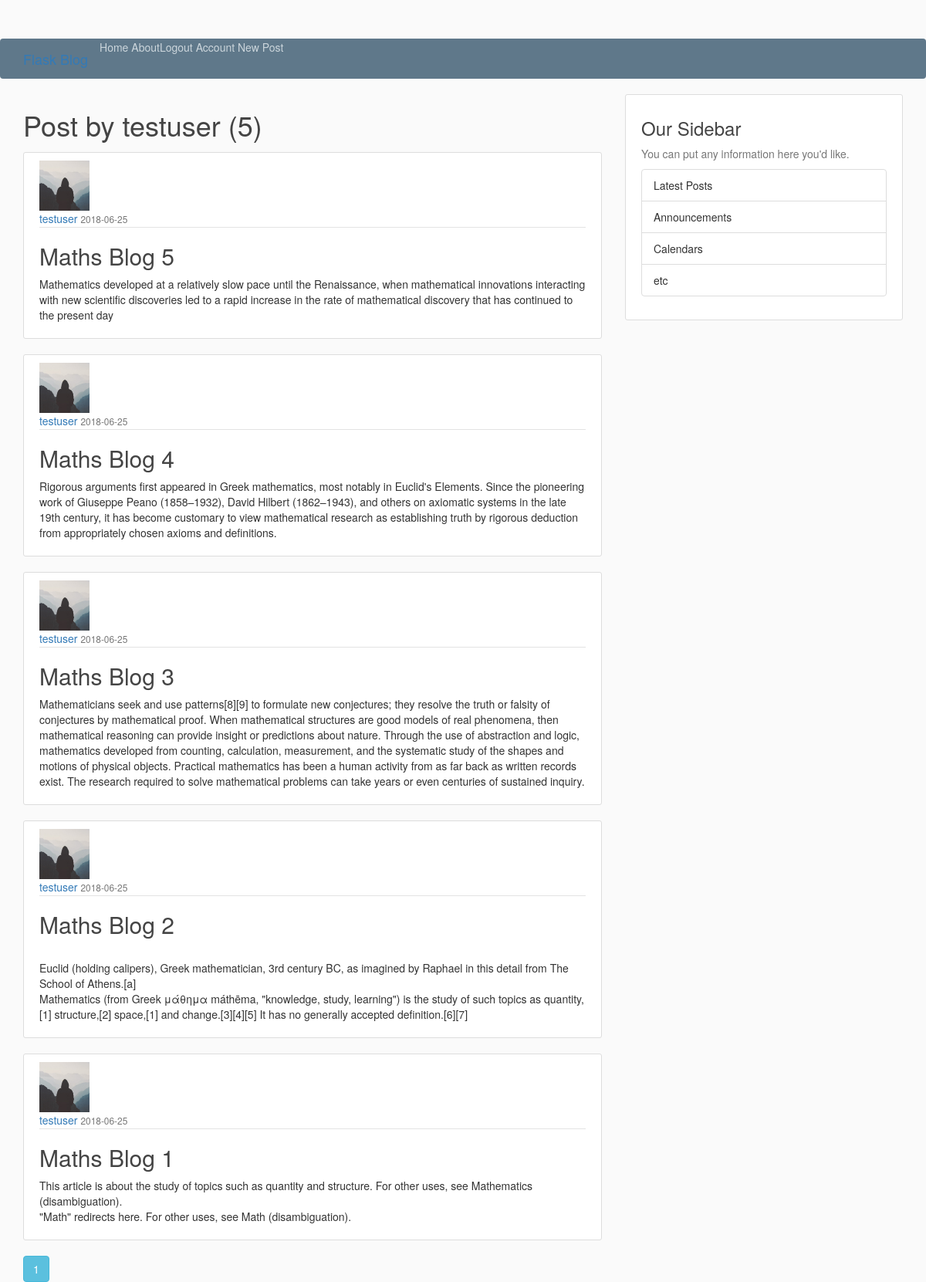
The app's page /user/testuser (signed in) with its own data.
### app/models.py (models this page shows, shortened)
class User(db.Model,UserMixin):
	id = db.Column(db.Integer , primary_key = True)
	username = db.Column(db.String(20), unique = True , nullable = False)
	email = db.Column(db.String(100), unique = True , nullable = False)
	image_file = db.Column(db.String(20), default= 'default.jpg', nullable = False)
	password = db.Column(db.String(60), nullable = False)
	posts = db.relationship('Post', backref='author', lazy=True)

class Post(db.Model):
	id = db.Column(db.Integer , primary_key = True)
	title = db.Column(db.String(100),  nullable = False)
	content = db.Column(db.Text, nullable= False)
	date_posted = db.Column(db.DateTime, nullable=False,default=datetime.utcnow)
	user_id = db.Column(db.Integer, db.ForeignKey('user.id'), nullable=False)

### app/routes.py (the view)
@app.route("/user/<string:username>")
def user_posts(username):
	page = request.args.get('page',1,type=int)
	user = User.query.filter_by(username=username).first_or_404()
	posts = Post.query.filter_by(author=user)\
								.order_by(Post.date_posted.desc())\
								.paginate(page=page , per_page = 5)
	return render_template("user_post.html",posts = posts , user=user)

### app/models.py (called while the page is built)
@login_manager.user_loader
def login_user(user_id):
	return User.query.get(int(user_id))

### app/templates/user_post.html
{% extends "index.html" %}
{% block content %}
	<h1> Post by {{user.username}} ({{posts.total}}) </h1>
	{% for post in posts.items %}
	<article class="media content-section">
		<img src="{{url_for('static', filename = 'profile/'+ post.author.image_file)}}" class = "rounded-circle article-img" alt="">
	  <div class="media-body">
	    <div class="article-metadata">
	      <a class="mr-2" href="{{ url_for('user_posts' , username = post.author.username) }}">{{ post.author.username }}</a>
	      <small class="text-muted">{{ post.date_posted.strftime('%Y-%m-%d') }}</small>
	    </div>
		    <h2><a class="article-title" href="{{ url_for('post', post_id = post.id) }}">{{ post.title }}</a></h2>
		    <p class="article-content">{{ post.content }}</p>
	  </div>
</article>
	{% endfor %}
 	{% for page_num in posts.iter_pages(left_edge= 1,right_edge =1,
 										left_current = 1 , right_current = 2) %}
	 	{% if page_num %}
	 		{% if posts.page == page_num %}
	 			<a class= "btn btn-info mb2"
	 			href="{{ url_for('user_posts' ,username = user.username ,page=page_num ) }}">{{ page_num }}</a>
	 		{% else %}
		 		<a class= "btn btn-outline-info mb2"
		 			href="{{ url_for('user_posts' ,username = user.username, page=page_num ) }}">{{ page_num }}</a>
	 		{% endif %}
	 	{% else %}
	 	....
	 	{% endif %}
 	{% endfor %}
{% endblock %}

### app/static/main.css (style rules this page uses)
body { background: #fafafa; color: #333333; margin-top: 5rem; }
h1, h2, h3, h4, h5, h6 { color: #444444; }
.content-section { background: #ffffff; padding: 10px 20px; border: 1px solid #dddddd; border-radius: 3px; margin-bottom: 20px; }
.article-title { color: #444444; }
.article-content { white-space: pre-line; }
.article-img { height: 65px; width: 65px; margin-right: 16px; }
.article-metadata { padding-bottom: 1px; margin-bottom: 4px; border-bottom: 1px solid #e3e3e3 }

### records on screen
User: username "testuser"
Post: image_file (placeholder picture), author.username "testuser", date_posted "2018-06-25", title "Maths Blog 5", content "Mathematics developed at a relatively slow pace until the Renaissance, when mathematical innovations interacting with new scientific discoveries led to a rapid increase in the rate of mathematical discovery that has continued to the present day"
Post: image_file (placeholder picture), author.username "testuser", date_posted "2018-06-25", title "Maths Blog 4", content "Rigorous arguments first appeared in Greek mathematics, most notably in Euclid's Elements. Since the pioneering work of Giuseppe Peano (1858–1932), David Hilbert (1862–1943), and others on axiomatic systems in the late 19th century, it has become customary to view mathematical research as establishing truth by rigorous deduction from appropriately chosen axioms and definitions."
Post: image_file (placeholder picture), author.username "testuser", date_posted "2018-06-25", title "Maths Blog 3", content "Mathematicians seek and use patterns[8][9] to formulate new conjectures; they resolve the truth or falsity of conjectures by mathematical proof. When mathematical structures are good models of real phenomena, then mathematical reasoning can provide insight or predictions about nature. Through the use of abstraction and logic, mathematics developed from counting, calculation, measurement, and the systematic study of the shapes and motions of physical objects. Practical mathematics has been a human activity from as far back as written records exist. The research required to solve mathematical problems can take years or even centuries of sustained inquiry."
Post: image_file (placeholder picture), author.username "testuser", date_posted "2018-06-25", title "Maths Blog 2", content "Euclid (holding calipers), Greek mathematician, 3rd century BC, as imagined by Raphael in this detail from The School of Athens.[a] Mathematics (from Greek μάθημα máthēma, \"knowledge, study, learning\") is the study of such topics as quantity,[1] structure,[2] space,[1] and change.[3][4][5] It has no generally accepted definition.[6][7]"
Post: image_file (placeholder picture), author.username "testuser", date_posted "2018-06-25", title "Maths Blog 1", content "This article is about the study of topics such as quantity and structure. For other uses, see Mathematics (disambiguation). \"Math\" redirects here. For other uses, see Math (disambiguation)."

### other values on screen
{{ posts.total }} "5"
{{ page_num }} "1"
